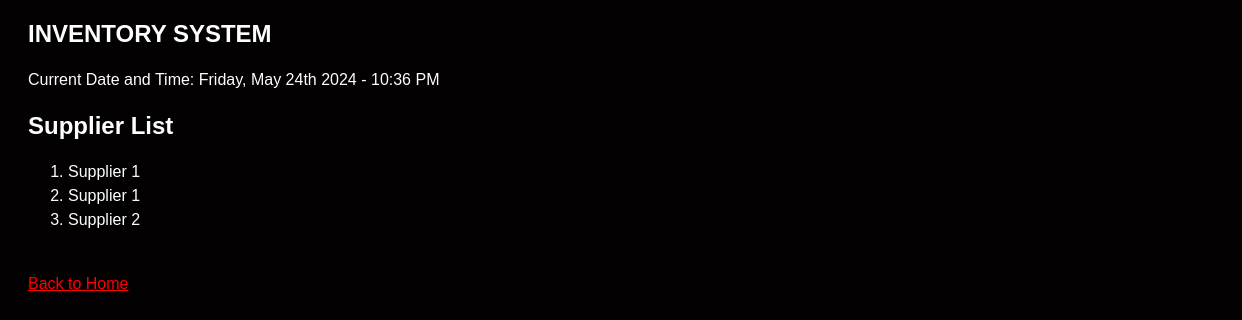
/suppliers/, run on an earlier commit of the app's database.
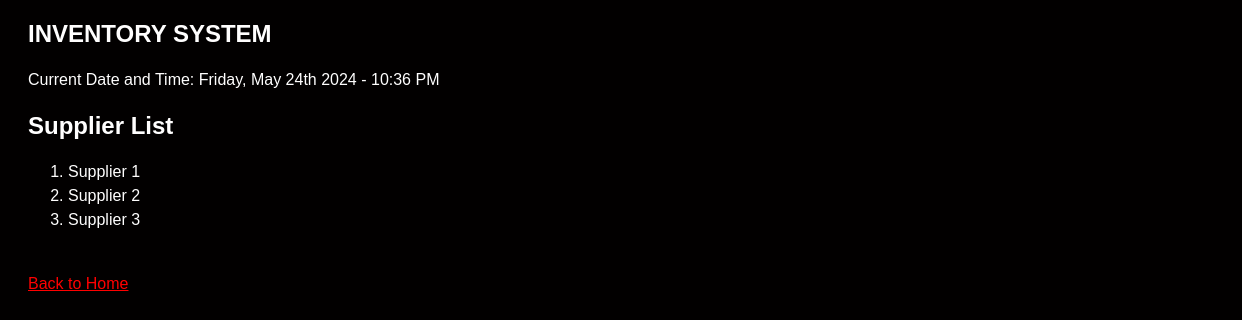
And on a later commit of the database.
### inventory/models.py (models this page shows, shortened)
class Supplier(models.Model):
    name = models.CharField(max_length=100)
    contact_info = models.TextField()

### inventory/views.py (the view)
# urls.py: path('suppliers/', views.supplier_list, name='supplier_list'),
def supplier_list(request):
    suppliers = Supplier.objects.all()
    return render(request, 'inventory/supplier_list.html', {'suppliers': suppliers})

### inventory/templates/inventory/supplier_list.html
{% extends 'inventory/base.html' %}
{% block content %}
    <h1>Supplier List</h1>
    <ol start="1">
        {% for supplier in suppliers %}
            <li>{{ supplier.name }}</li>
        {% endfor %}
    </ol>
    <br>
    <a href="{% url 'index' %}">Back to Home</a>
{% endblock %}

What changed in the data, as far as the page shows it:
removed Supplier: name "Supplier 1"
added Supplier: name "Supplier 3"
